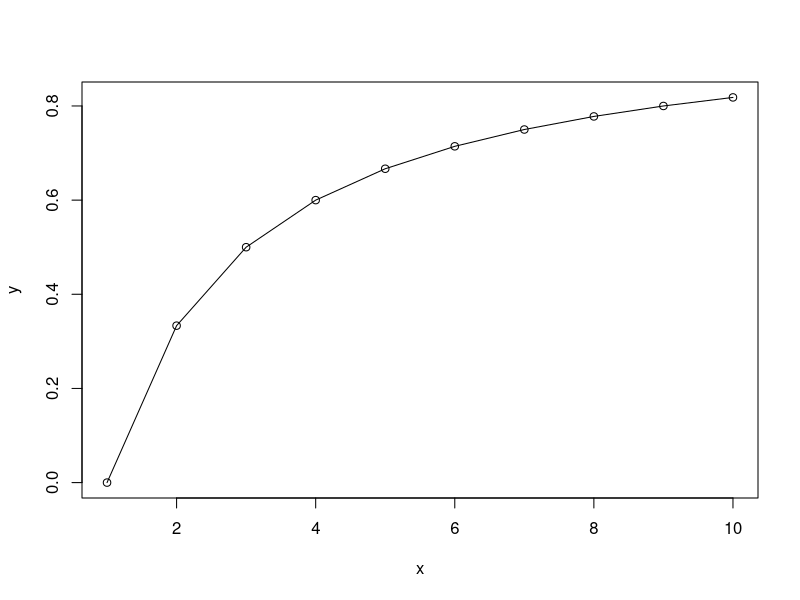

This figure's R source: (Note: this script raises an error after producing the figure.)
install.packages("APE") 
install.packages("GEIGER")
install.packages("ggplot2")
install.packages(c("plyr", "reshape2"))

# Chapter 9: Data structures in R
# Section 1: Vectors

# 9.1.0.0.1 Exercise - Vectors
# %% is an arithmetic operation that provides remainder for division equation
# Example: 5%%2 is 1
# %/% provides the integer after division, and excludes the remainder
# Example: 5%/%2 is 2

# 9.1.1.0.1 Exercise - Element recycling
# When length of longer vector is not a multiple of a shorter vector, the shorter
# vector will be "recycled" again to match quantity of values in longer vector
# Example
x <- c(1:3)
y <- c(seq(from = 10,
           to = 60,
           by = 10))
x + y
# Not how values 1:3 are added to values 40, 50, and 60, in sequential order

# 9.1.2.0.1 Exercise - Funcs of creating vectors
vector <- seq(from = 1,
              to = 13,
              by = 4)
vector
vector.2 <- seq(from = 1,
                to = 5,
                by = 0.2)
vector.2

# 9.1.2.0.2 Exercise - Funcs of creating vectors
vector.3 <- seq(from = 10,
                to = 0)
# If the "to" value is < "from" value, then vector will go in descending order
# Result from 3:1 would be 3, 2, 1

# 9.1.3.0.1 Exercise - Vector indexing
z <- c(1, 3, 5, 7, 9, 11)
v <- z[c(2, 3, 4, 5)]
v
v <- z[seq(1, 5, 2)]
v
# Second v object results in 1, 5, 9 because the seq() func refers to the 1st and 5th
# value in the z object (e.g., 1 and 9) while by = 2 refers to every 2nd value listed
# within that object

v <- z[c(1, 2, 5)]
v
z[1] <- 12
z[c(1, 3, 5)] <- c(22, 33, 44)

# 9.1.3.0.2 Exercise - Vector indexing
z[c(2, 1, 3)]

# 9.1.3.0.3 Exercise - Vector indexing
z[9] <- 11
z
# Since the z vector originally only have 6 numerical values, R automatically insert "NA"
# for the 7th and 8th values, and then added "11" as the 9th value

# 9.1.3.0.4 Exercise - Vector indexing
x <- 1:10
y = (x - 1) / (x + 1)
plot(x, y)
lines(x, y)
# The lines() func is different than abline() because line() connects all data points
# whereas abline() does a straight diagonal line

x <- 1.999999; x; x-2
x <- 1.9999999999999; x; x-2
x <- 1.99999999999999999; x; x-2

# 9.1.3.0.6 Exercise - Unavoidable imprecision - DONT KNOW 
r <- 0.5
n = 10

G <- 1 / (1 - r)
G
sum(G)

# Section 9.1.4 Logical operations
a <- c(1,2,3,4)
b <- c(1,1,5,5)
(a < b) | (a > 3)
(a < b) || (a > 3)
# | means logical OR, for all values compared
# || means logical OR, for the first element only

# Section 9.1.5 More on vector indexing
lowLight <- Light[Light < 50]
lowLightrmax <- rmax[Light < 50]
lowLight
# The sample above does not specify values for object Light, so you just made one up
Light <- 1:100
Light <- Light[Light < 50]
Light

# 9.1.5.0.1 Exercise - more on vector indexing
# If you replaced Light by saying Light <- Light[Light < 50], it would replace object
# "Light" with values < 50. This is wrong based on the lowLight example because
# the original problem tried to assign only the values < 50 within the Light object
# into lowLight.

Light[Light<50 | rmax <= 2.0]
# The sample does not specify values to rmax object so above code doesn't work

# 9.1.5.0.2 Exercise - more in vector indexing
# runif(n) is a function that generates a vector of n random, uniformly distributed
# numbers between 0 and 1. Create a vector of 20 numbers, then find the subset of
# those numbers that is less than the mean. More on runif and related functions soon.
runif(n)
v <- runif(20)
v[v < mean(v)] # Only displays values that are < mean
mean(v)
v

# 9.1.5.0.3 Exercise- more in vector indexing
which(v < mean(v))
# which() func displays positions of elements within vector that meet criteria
# In this case, only those with values that are < mean(v)

# 9.1.5.0.4 Exercise - more on vector indexing - ONLY HAVE 1 out of 2 POSS ANSWERS
# Provide 2 examples to take only the elements in odd positions (1st, 3rd, etc.)
# of a vector of arbitrary length
x <- seq(from = 10,
         to = 100, 
         by = 10)
x[seq(1, 10, by = 2)]


# Chapter 9: Matrices and arrays
# Section 2: Creating matrices
X <- matrix(c(1,2,3,4,5,6), nrow = 2, ncol = 3); X
# This creates a matrix with 2 rows and 3 columns and populates each field with 1:6
# Note: 1:6 populates matrix down the columns first

A <- matrix(1:9, nrow = 3, ncol = 3, byrow = TRUE); A
# This creates a matrix in a similar way, except now 1:9 populates matrix by row first
# R recycles the index provided if matrix dimensions are larger than quantity of values

matrix(1, nrow = 50, ncol = 50)
# Matrix above creates 50x50 and populates each field with 1

# 9.2.1.0.1 Exercise - creating matrices
v <- rep(1:2, 4)
v
# Note how code above makes repetition 1, 2, 1, 2, and not 1, 1, 2, 2
# To do 1, 1, 2, 2, use rep(1:2, each = 4)

x <- matrix(v, nrow = 2, ncol = 4)
x

# 9.2.1.0.2 Exercise - creating matrices
# Use rnorm and matrix to create a 5×75×7 matrix of Gaussian random numbers
# with mean 1 and standard deviation 2
example <- rnorm(n, mean = 1, sd = 2)
example.matrix <- matrix(example, nrow = 5, ncol = 7)
example.matrix

# Use diag(x, y) func to create nXn matrix with data vector x on a diagonal
# Example: diag(1, 5) creates matrix where 1s form diagonal and 0 in all other fields
diag(1, 5)

A <- matrix(0,3,4)
data.entry(A)

# cbind() func bines columns of two objects. rbind() for rows.
C <- cbind(1:3,4:6,5:7); C
# This creates 3 columns with 1:3 in col 1, 4:6 in col 2, and 5:7 in col 3
# This example has 3 columns and 3 rows

D <- rbind(1:3,4:6); D
# This creates 2 rows with 1:3 in row 1 and 4:6 in row 2
# This example has 2 columns and 2 rows

# 9.2.2.0.1 Exercise - cbind() and rbind()
rbind(C, D) # This works
cbind(C, C) # This works
cbind(C, D) # This does not work because the C vector has 3 col and D vector
# 2 col. The # of rows of matrices must match in order to cbind()

# 9.2.3 Matrix indexing
# Sample below doesn't work since no object set for A, so not sure what to do???
z <- A[2,3]
A[2,2:3];
